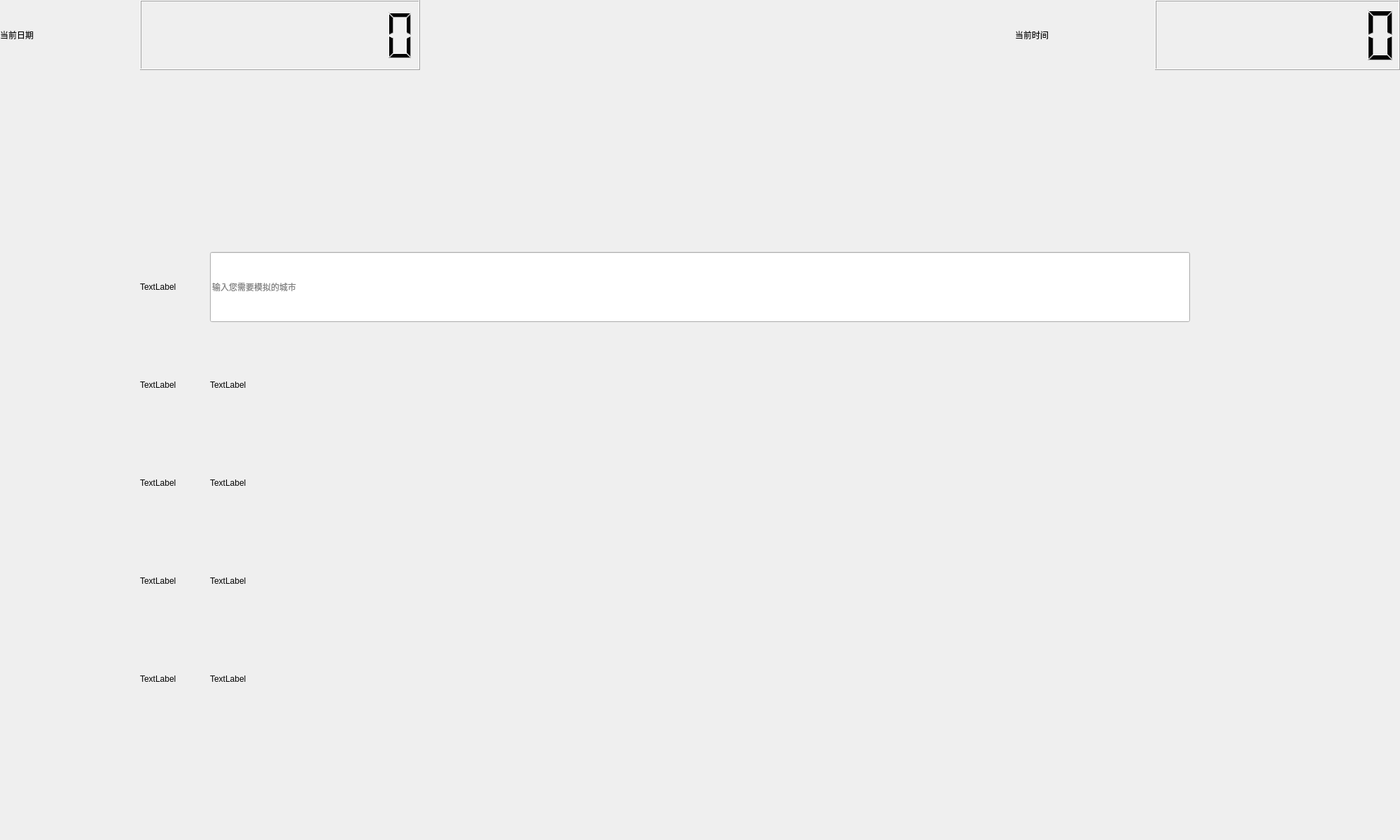
<?xml version="1.0" encoding="UTF-8"?>
<ui version="4.0">
 <class>choose_city</class>
 <widget class="QWidget" name="choose_city">
  <property name="geometry">
   <rect>
    <x>0</x>
    <y>0</y>
    <width>2000</width>
    <height>1200</height>
   </rect>
  </property>
  <property name="windowTitle">
   <string>Form</string>
  </property>
  <property name="windowIcon">
   <iconset resource="res.qrc">
    <normaloff>:/mnjj/allmain/windowicon1.png</normaloff>:/mnjj/allmain/windowicon1.png</iconset>
  </property>
  <widget class="QWidget" name="widget" native="true">
   <property name="geometry">
    <rect>
     <x>0</x>
     <y>0</y>
     <width>2000</width>
     <height>1200</height>
    </rect>
   </property>
   <widget class="QLabel" name="TemperatureLabel">
    <property name="geometry">
     <rect>
      <x>300</x>
      <y>500</y>
      <width>250</width>
      <height>100</height>
     </rect>
    </property>
    <property name="styleSheet">
     <string notr="true">font: 18pt &quot;楷体&quot;;</string>
    </property>
    <property name="text">
     <string>TextLabel</string>
    </property>
   </widget>
   <widget class="QLabel" name="CityLabel">
    <property name="geometry">
     <rect>
      <x>300</x>
      <y>640</y>
      <width>250</width>
      <height>100</height>
     </rect>
    </property>
    <property name="styleSheet">
     <string notr="true">font: 18pt &quot;楷体&quot;;</string>
    </property>
    <property name="text">
     <string>TextLabel</string>
    </property>
   </widget>
   <widget class="QLCDNumber" name="TimeLcdNumber">
    <property name="geometry">
     <rect>
      <x>1650</x>
      <y>0</y>
      <width>350</width>
      <height>100</height>
     </rect>
    </property>
    <property name="digitCount">
     <number>8</number>
    </property>
   </widget>
   <widget class="QLCDNumber" name="DateLcdNumber">
    <property name="geometry">
     <rect>
      <x>200</x>
      <y>0</y>
      <width>400</width>
      <height>100</height>
     </rect>
    </property>
    <property name="digitCount">
     <number>10</number>
    </property>
   </widget>
   <widget class="QLineEdit" name="InputLineEdit">
    <property name="geometry">
     <rect>
      <x>300</x>
      <y>360</y>
      <width>1400</width>
      <height>100</height>
     </rect>
    </property>
    <property name="styleSheet">
     <string notr="true">font: 18pt &quot;楷体&quot;;</string>
    </property>
    <property name="placeholderText">
     <string>输入您需要模拟的城市</string>
    </property>
   </widget>
   <widget class="QLabel" name="label_2">
    <property name="geometry">
     <rect>
      <x>200</x>
      <y>360</y>
      <width>100</width>
      <height>100</height>
     </rect>
    </property>
    <property name="text">
     <string>TextLabel</string>
    </property>
   </widget>
   <widget class="QLabel" name="label_3">
    <property name="geometry">
     <rect>
      <x>200</x>
      <y>500</y>
      <width>100</width>
      <height>100</height>
     </rect>
    </property>
    <property name="text">
     <string>TextLabel</string>
    </property>
   </widget>
   <widget class="QLabel" name="label_4">
    <property name="geometry">
     <rect>
      <x>200</x>
      <y>640</y>
      <width>100</width>
      <height>100</height>
     </rect>
    </property>
    <property name="text">
     <string>TextLabel</string>
    </property>
   </widget>
   <widget class="QLabel" name="label_5">
    <property name="geometry">
     <rect>
      <x>0</x>
      <y>0</y>
      <width>200</width>
      <height>100</height>
     </rect>
    </property>
    <property name="styleSheet">
     <string notr="true">font: 18pt &quot;楷体&quot;;</string>
    </property>
    <property name="text">
     <string>当前日期</string>
    </property>
   </widget>
   <widget class="QLabel" name="label_6">
    <property name="geometry">
     <rect>
      <x>1450</x>
      <y>0</y>
      <width>200</width>
      <height>100</height>
     </rect>
    </property>
    <property name="styleSheet">
     <string notr="true">font: 18pt &quot;楷体&quot;;</string>
    </property>
    <property name="text">
     <string>当前时间</string>
    </property>
   </widget>
   <widget class="QLabel" name="label_12">
    <property name="geometry">
     <rect>
      <x>200</x>
      <y>780</y>
      <width>100</width>
      <height>100</height>
     </rect>
    </property>
    <property name="text">
     <string>TextLabel</string>
    </property>
   </widget>
   <widget class="QLabel" name="HumLabel">
    <property name="geometry">
     <rect>
      <x>300</x>
      <y>780</y>
      <width>250</width>
      <height>100</height>
     </rect>
    </property>
    <property name="styleSheet">
     <string notr="true">font: 18pt &quot;楷体&quot;;</string>
    </property>
    <property name="text">
     <string>TextLabel</string>
    </property>
   </widget>
   <widget class="QLabel" name="label_13">
    <property name="geometry">
     <rect>
      <x>200</x>
      <y>920</y>
      <width>100</width>
      <height>100</height>
     </rect>
    </property>
    <property name="text">
     <string>TextLabel</string>
    </property>
   </widget>
   <widget class="QLabel" name="Pm25">
    <property name="geometry">
     <rect>
      <x>300</x>
      <y>920</y>
      <width>250</width>
      <height>100</height>
     </rect>
    </property>
    <property name="styleSheet">
     <string notr="true">font: 18pt &quot;楷体&quot;;</string>
    </property>
    <property name="text">
     <string>TextLabel</string>
    </property>
   </widget>
  </widget>
 </widget>
 <resources>
  <include location="res.qrc"/>
 </resources>
 <connections/>
</ui>
